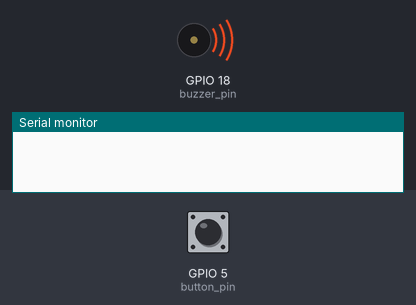
This sketch was run on a simulated ESP32. On the bench: buzzer (waves = sounding, pin HIGH), the last lines printed to the serial monitor. Inputs (shaded band) come from the test bench; at power-on: GPIO 5 (button_pin) HIGH. Random numbers use the default seed unless the sketch sets one.

Above: at 1.2 s.
1.3 s: GPIO 5 (button_pin) pulled LOW for 0.15 s
At 2.2 s:
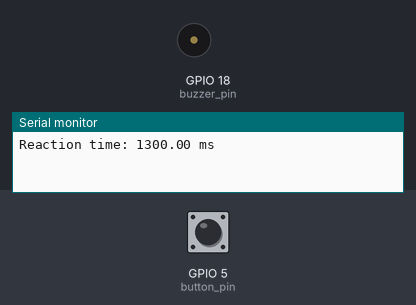
Timing chart, 0 to 7.9 s (numbered marks = the images above; inputs shaded):
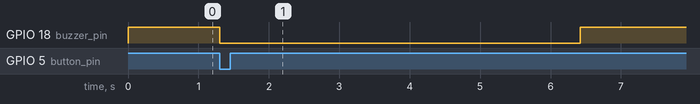

The sketch:

reaction_time_tester.ino
```cpp
const int buzzer_pin = 18;
const int button_pin = 5;

volatile bool button_pressed = false;
volatile bool waiting_finished = false;
volatile unsigned long end_time = 0;

unsigned long start_time = 0;
bool reaction_active = false;
bool waiting = false;
hw_timer_t *timer = NULL;

void IRAM_ATTR timer_interrupt() {
  waiting_finished = true;
}

void IRAM_ATTR button_interrupt() {
  if (reaction_active) {
    end_time = micros();
    button_pressed = true;
  }
}

void start_round() {
  button_pressed = false;
  start_time = micros();
  reaction_active = true;
  digitalWrite(buzzer_pin, HIGH);
}

void setup() {
  Serial.begin(115200);
  pinMode(buzzer_pin, OUTPUT);
  pinMode(button_pin, INPUT_PULLUP);

  attachInterrupt(digitalPinToInterrupt(button_pin), button_interrupt, FALLING);

  timer = timerBegin(1000000);
  timerAttachInterrupt(timer, &timer_interrupt);
  randomSeed(esp_random());

  start_round();
}

void loop() {
  if (button_pressed && reaction_active) {
    reaction_active = false;
    button_pressed = false;
    digitalWrite(buzzer_pin, LOW);

    unsigned long reaction_time = end_time - start_time;
    Serial.print("Reaction time: ");
    Serial.print(reaction_time / 1000.0);
    Serial.println(" ms");

    unsigned long wait_time = random(5000, 8001);
    waiting_finished = false;
    waiting = true;
    timerWrite(timer, 0);
    timerAlarm(timer, wait_time * 1000ULL, false, 0);
  }

  if (waiting_finished && waiting) {
    waiting_finished = false;
    waiting = false;
    start_round();
  }
}
```

Measured:
- after the input at 1.3 s, GPIO 18 (buzzer_pin): HIGH → LOW at once, → HIGH 5.1 s later
